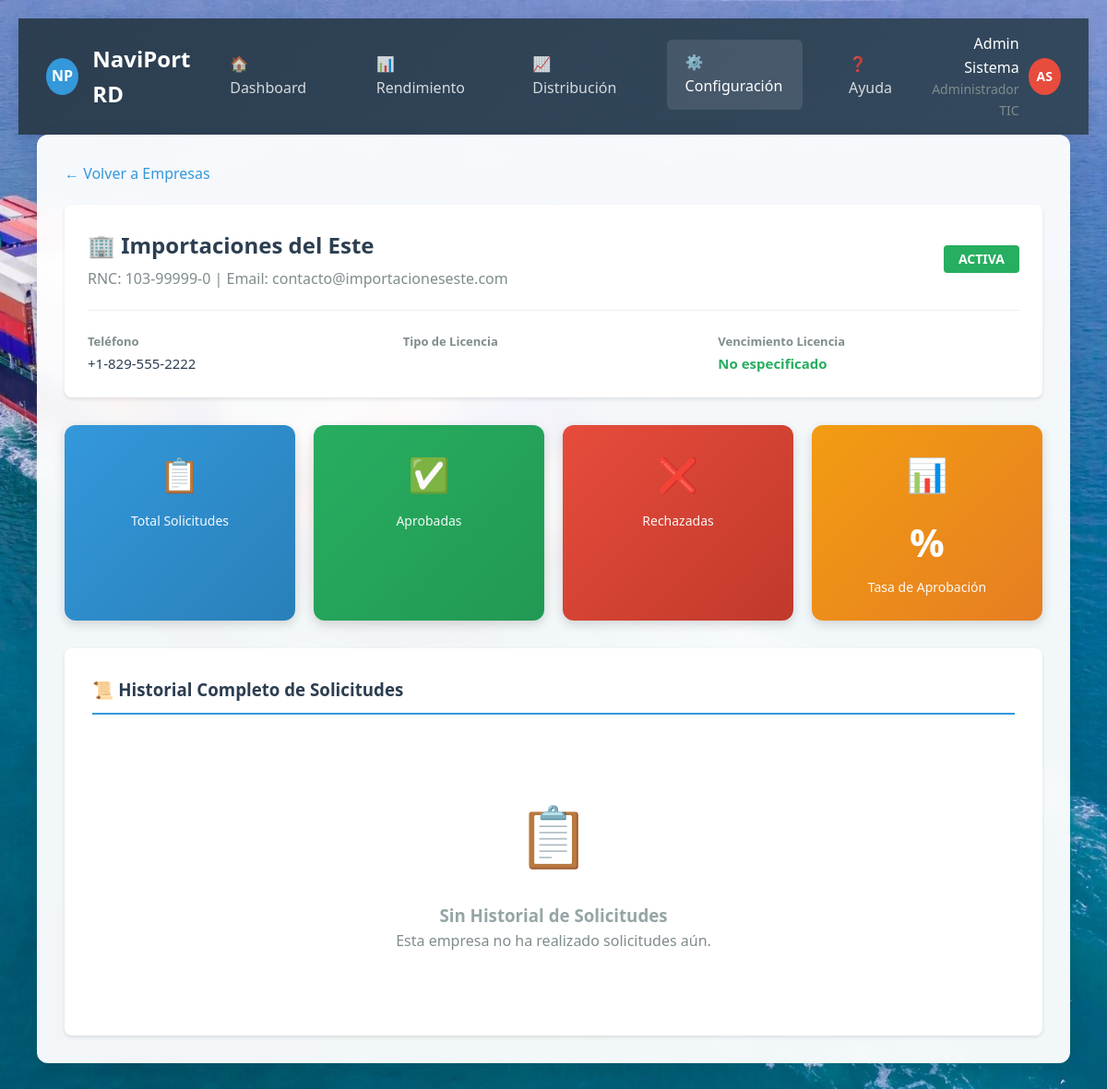
The page /evaluacion/empresas/5/historial-evaluaciones/ (signed in) on the database its author committed.
### accounts/models.py (models this page shows, shortened)
class User(AbstractUser):
    ROLE_CHOICES = [
        ('solicitante', 'Solicitante'),
        ('evaluador', 'Evaluador Portuario'),
        ('supervisor', 'Supervisor'),
        ('admin_tic', 'Administrador TIC'),
        ('oficial_acceso', 'Oficial de Acceso Físico'),
        ('direccion', 'Dirección Logística'),
    ]
    role = models.CharField(
        max_length=20,
        choices=ROLE_CHOICES,
        default='solicitante',
        verbose_name='Rol'
    )
    cedula_rnc = models.CharField(
        max_length=20,
        unique=True,
        validators=[
            RegexValidator(
                regex=r'^(\d{3}-\d{7}-\d{1}|\d{3}-\d{5}-\d{1})$',
                message='Formato inválido. Use XXX-XXXXXXX-X para cédula o XXX-XXXXX-X para RNC'
            )
        ],
        verbose_name='Cédula/RNC'
    )
    telefono = models.CharField(
        max_length=15,
        blank=True,
        validators=[
            RegexValidator(
                regex=r'^\+?1?\d{9,15}$',
                message='Número de teléfono inválido'
            )
        ],
        verbose_name='Teléfono'
    )
    empresa = models.ForeignKey(
        'Empresa',
        on_delete=models.SET_NULL,
        null=True,
        blank=True,
        related_name='usuarios',
        verbose_name='Empresa'
    )
    es_admin_empresa = models.BooleanField(default=False, verbose_name='Admin de Empresa')
    puede_crear_usuarios = models.BooleanField(default=False, verbose_name='Puede Crear Usuarios')
    activo = models.BooleanField(default=True, verbose_name='Activo')
    created_at = models.DateTimeField(auto_now_add=True, verbose_name='Creado el')
    updated_at = models.DateTimeField(auto_now=True, verbose_name='Actualizado el')
    failed_login_attempts = models.PositiveIntegerField(default=0, verbose_name='Intentos fallidos')
    is_locked = models.BooleanField(default=False, verbose_name='Bloqueado')
    locked_until = models.DateTimeField(null=True, blank=True, verbose_name='Bloqueado hasta')
    last_login_ip = models.GenericIPAddressField(null=True, blank=True, verbose_name='Última IP')
    class Meta:
        verbose_name = 'Usuario'
        verbose_name_plural = 'Usuarios'
        ordering = ['-created_at']
    def get_display_name(self):
        return self.get_full_name() or self.username
    def get_role_display_with_admin(self):
        role_display = self.get_role_display()
        if self.es_admin_empresa and self.role == 'solicitante':
            return f"{role_display} (Administrador)"
        return role_display

class Empresa(models.Model):
    rnc = models.CharField(
        max_length=15,
        unique=True,
        validators=[
            RegexValidator(
                regex=r'^\d{3}-\d{5}-\d{1}$',
                message='Formato inválido. Use XXX-XXXXX-X para RNC'
            )
        ],
        verbose_name='RNC'
    )
    nombre = models.CharField(max_length=200, verbose_name='Nombre')
    telefono = models.CharField(
        max_length=15,
        blank=True,
        validators=[
            RegexValidator(
                regex=r'^\+?1?\d{9,15}$',
                message='Número de teléfono inválido'
            )
        ],
        verbose_name='Teléfono'
    )
    email = models.EmailField(verbose_name='Email')
    representante_legal = models.ForeignKey(
        User,
        on_delete=models.CASCADE,
        related_name='empresas_representadas',
        verbose_name='Representante Legal'
    )
    activa = models.BooleanField(default=True, verbose_name='Activa')
    verificada = models.BooleanField(default=False, verbose_name='Verificada')
    certificado_rnc = models.FileField(
        upload_to='empresas/certificados/',
        blank=True,
        verbose_name='Certificado RNC'
    )
    numero_licencia = models.CharField(
        max_length=20,
        unique=True,
        blank=True,
        null=True,
        verbose_name='Número de Licencia'
    )
    fecha_expedicion_licencia = models.DateField(
        blank=True,
        null=True,
        verbose_name='Fecha de Expedición'
    )
    fecha_expiracion_licencia = models.DateField(
        blank=True,
        null=True,
        verbose_name='Fecha de Expiración'
    )
    fecha_expiracion_contrato = models.DateField(
        blank=True,
        null=True,
        verbose_name='Expiración Contrato'
    )
    tipo_licencia = models.ForeignKey(
        'evaluacion.TipoLicencia',
        on_delete=models.SET_NULL,
        blank=True,
        null=True,
        related_name='empresas_asignadas',
        verbose_name='Tipo de Licencia',
        help_text='Tipo de licencia que determina los servicios base autorizados'
    )
    servicios_autorizados = models.ManyToManyField(
        'evaluacion.Servicio',
        related_name='empresas_autorizadas',
        blank=True,
        verbose_name='Servicios Autorizados',
        help_text='Servicios específicos que la empresa está autorizada a ofrecer'
    )
    puede_solicitud_excepcional = models.BooleanField(
        default=False,
        verbose_name='Permite Solicitud Excepcional',
        help_text='Si está habilitado, la empresa puede realizar solicitudes excepcionales aprobadas por supervisión'
    )
    created_at = models.DateTimeField(auto_now_add=True, verbose_name='Registrada el')
    updated_at = models.DateTimeField(auto_now=True, verbose_name='Actualizada el')
    class Meta:
        verbose_name = 'Empresa'
        verbose_name_plural = 'Empresas'
        ordering = ['-created_at']

### evaluacion/views.py (the view)
# urls.py: path('empresas/<int:empresa_id>/historial-evaluaciones/', historial_evaluaciones_empresa, name='historial_evaluaciones_empresa'),
@login_required
@role_required('evaluador', 'supervisor', 'admin_tic')
def historial_evaluaciones_empresa(request, empresa_id):
    empresa = get_object_or_404(Empresa, id=empresa_id)
    solicitudes = Solicitud.objects.filter(empresa=empresa).select_related(
        'evaluador_asignado',
        'solicitante',
        'puerto_destino',
        'motivo_acceso'
    ).prefetch_related(
        'personal',
        'vehiculos'
    ).order_by('-creada_el')
    total_solicitudes = solicitudes.count()
    aprobadas = solicitudes.filter(estado='aprobada').count()
    rechazadas = solicitudes.filter(estado='rechazada').count()
    pendientes = solicitudes.filter(estado__in=['pendiente', 'en_revision']).count()
    tasa_aprobacion = round((aprobadas / total_solicitudes * 100), 1) if total_solicitudes > 0 else 0
    primera_solicitud = solicitudes.last()
    ultima_solicitud = solicitudes.first()
    paginator = Paginator(solicitudes, 15)
    page = request.GET.get('page')
    solicitudes_page = paginator.get_page(page)
    context = {
        'empresa': empresa,
        'solicitudes': solicitudes_page,
        'stats': {
            'total': total_solicitudes,
            'aprobadas': aprobadas,
            'rechazadas': rechazadas,
            'pendientes': pendientes,
            'tasa_aprobacion': tasa_aprobacion,
        },
        'primera_solicitud': primera_solicitud,
        'ultima_solicitud': ultima_solicitud,
    }
    return render(request, 'evaluacion/dashboard/historial_empresa.html', context)

### templates/evaluacion/dashboard/historial_empresa.html (shortened to what this page needs)
{% extends 'base.html' %}
{% block content %}
{% include 'includes/navbar_evaluador.html' with active_page='config' %}
<div class="content-area">
    <div style="margin-bottom: 20px;">
        <a href="{% url 'evaluacion:gestionar_empresas' %}" style="color: #3498db; text-decoration: none;">← Volver a Empresas</a>
    </div>
    <div style="background: white; padding: 25px; border-radius: 8px; margin-bottom: 30px; box-shadow: 0 2px 4px rgba(0,0,0,0.1);">
        <div style="display: flex; align-items: center; justify-content: space-between; margin-bottom: 20px;">
            <div>
                <h2 style="color: #2c3e50; margin: 0 0 5px 0;">
                    🏢 {{ empresa.nombre }}
                </h2>
                <p style="color: #7f8c8d; margin: 0;">
                    RNC: {{ empresa.rnc }} | Email: {{ empresa.email }}
                </p>
            </div>
            <div>
                <span class="badge badge-{{ empresa.activa|yesno:'activa,inactiva' }}" style="font-size: 14px; padding: 8px 16px;">
                    {{ empresa.activa|yesno:'Activa,Inactiva' }}
                </span>
            </div>
        </div>
        <div class="info-grid" style="display: grid; grid-template-columns: repeat(3, 1fr); gap: 15px; padding-top: 20px; border-top: 1px solid #ecf0f1;">
            <div>
                <label style="color: #7f8c8d; font-size: 13px; font-weight: 600;">Teléfono</label>
                <div style="color: #2c3e50; font-size: 15px;">{{ empresa.telefono|default:"No especificado" }}</div>
            </div>
            <div>
                <label style="color: #7f8c8d; font-size: 13px; font-weight: 600;">Tipo de Licencia</label>
            </div>
            <div>
                <label style="color: #7f8c8d; font-size: 13px; font-weight: 600;">Vencimiento Licencia</label>
                <div style="color: {% if empresa.licencia_vencida %}#e74c3c{% else %}#27ae60{% endif %}; font-size: 15px; font-weight: 600;">
                    {{ empresa.fecha_vencimiento|date:"d/m/Y"|default:"No especificado" }}
                </div>
            </div>
        </div>
    </div>
    <div style="display: grid; grid-template-columns: repeat(4, 1fr); gap: 20px; margin-bottom: 30px;">
        <div class="stat-card" style="background: linear-gradient(135deg, #3498db 0%, #2980b9 100%);">
            <div class="stat-icon">📋</div>
            <div class="stat-label">Total Solicitudes</div>
        </div>
        <div class="stat-card" style="background: linear-gradient(135deg, #27ae60 0%, #229954 100%);">
            <div class="stat-icon">✅</div>
            <div class="stat-label">Aprobadas</div>
        </div>
        <div class="stat-card" style="background: linear-gradient(135deg, #e74c3c 0%, #c0392b 100%);">
            <div class="stat-icon">❌</div>
            <div class="stat-label">Rechazadas</div>
        </div>
        <div class="stat-card" style="background: linear-gradient(135deg, #f39c12 0%, #e67e22 100%);">
            <div class="stat-icon">📊</div>
            <div class="stat-value">{{ tasa_aprobacion }}%</div>
            <div class="stat-label">Tasa de Aprobación</div>
        </div>
    </div>
    <div style="background: white; padding: 30px; border-radius: 8px; box-shadow: 0 2px 4px rgba(0,0,0,0.1);">
        <h3 style="color: #2c3e50; margin-bottom: 20px; border-bottom: 2px solid #3498db; padding-bottom: 10px;">
            📜 Historial Completo de Solicitudes
        </h3>
        {% if solicitudes %}
        <div style="overflow-x: auto;">
            <table class="table-modern">
                <thead>
                    <tr>
                        <th>Código</th>
                        <th>Tipo de Servicio</th>
                        <th>Puerto</th>
                        <th>Fecha Creación</th>
                        <th>Evaluador</th>
                        <th>Estado</th>
                        <th>Fecha Evaluación</th>
                        <th>Observaciones</th>
                        <th>Acciones</th>
                    </tr>
                </thead>
                <tbody>
                    {% for solicitud in solicitudes %}
                    <tr>
                        <td style="font-weight: 600; color: #2c3e50;">
                            {{ solicitud.codigo }}
                        </td>
                        <td>{{ solicitud.tipo_servicio.nombre }}</td>
                        <td>{{ solicitud.puerto.nombre }}</td>
                        <td style="color: #7f8c8d; font-size: 13px;">
                            {{ solicitud.creada_el|date:"d/m/Y H:i" }}
                        </td>
                        <td>
                            {% if solicitud.evaluador %}
                                <span style="color: #2c3e50;">{{ solicitud.evaluador.get_full_name }}</span>
                            {% else %}
                                <span style="color: #95a5a6; font-style: italic;">Sin asignar</span>
                            {% endif %}
                        </td>
                        <td>
                            <span class="badge badge-{{ solicitud.estado }}">
                                {{ solicitud.get_estado_display }}
                            </span>
                        </td>
                        <td style="color: #7f8c8d; font-size: 13px;">
                            {% if solicitud.fecha_evaluacion %}
                                {{ solicitud.fecha_evaluacion|date:"d/m/Y H:i" }}
                            {% else %}
                                <span style="color: #95a5a6;">-</span>
                            {% endif %}
                        </td>
                        <td>
                            {% if solicitud.observaciones %}
                                <button class="btn-small btn-info" onclick="mostrarObservaciones('{{ solicitud.codigo }}', `{{ solicitud.observaciones|escapejs }}`)">
                                    👁️ Ver
                                </button>
                            {% else %}
                                <span style="color: #95a5a6;">-</span>
                            {% endif %}
                        </td>
                        <td>
                            <a href="{% url 'evaluacion:evaluar_solicitud' solicitud.id %}" class="btn-small btn-primary">
                                📄 Ver Detalle
                            </a>
                        </td>
                    </tr>
                    {% endfor %}
                </tbody>
            </table>
        </div>
        {% if solicitudes.has_other_pages %}
        <div style="display: flex; justify-content: center; align-items: center; margin-top: 30px; gap: 10px;">
            {% if solicitudes.has_previous %}
                <a href="?page=1" class="pagination-btn">« Primera</a>
                <a href="?page={{ solicitudes.previous_page_number }}" class="pagination-btn">‹ Anterior</a>
            {% endif %}
            <div style="color: #2c3e50; font-weight: 600; padding: 0 20px;">
                Página {{ solicitudes.number }} de {{ solicitudes.paginator.num_pages }}
            </div>
            {% if solicitudes.has_next %}
                <a href="?page={{ solicitudes.next_page_number }}" class="pagination-btn">Siguiente ›</a>
                <a href="?page={{ solicitudes.paginator.num_pages }}" class="pagination-btn">Última »</a>
            {% endif %}
        </div>
        {% endif %}
        {% else %}
        <div style="text-align: center; padding: 60px 20px; color: #7f8c8d;">
            <div style="font-size: 64px; margin-bottom: 20px;">📋</div>
            <h3 style="color: #95a5a6;">Sin Historial de Solicitudes</h3>
            <p>Esta empresa no ha realizado solicitudes aún.</p>
        </div>
        {% endif %}
    </div>
</div>
{% endblock %}

### templates/includes/navbar_evaluador.html (shortened to what this page needs)
<div class="navbar">
    <div class="navbar-brand">
        <div class="logo">NP</div>
        NaviPort RD
    </div>
    <ul class="navbar-menu">
        <li {% if active_page == 'dashboard' %}class="active"{% endif %}>
            <a href="{% url 'evaluacion:dashboard' %}" style="color: inherit; text-decoration: none;">🏠 Dashboard</a>
        </li>
        <li {% if active_page == 'rendimiento' %}class="active"{% endif %}>
            <a href="{% url 'evaluacion:dashboard_rendimiento' %}" style="color: inherit; text-decoration: none;">📊 Rendimiento</a>
        </li>
        <li {% if active_page == 'distribucion' %}class="active"{% endif %}>
            <a href="{% url 'evaluacion:distribucion_evaluadores' %}" style="color: inherit; text-decoration: none;">📈 Distribución</a>
        </li>
        <li {% if active_page == 'config' %}class="active"{% endif %}>
            <a href="{% url 'evaluacion:configuracion' %}" style="color: inherit; text-decoration: none;">⚙️ Configuración</a>
        </li>
        <li {% if active_page == 'ayuda' %}class="active"{% endif %}>
            <a href="{% url 'accounts:ayuda' %}" style="color: inherit; text-decoration: none;">❓ Ayuda</a>
        </li>
    </ul>
    <div class="navbar-user">
        <div style="text-align: right; margin-right: 10px;">
            <div class="user-name">{{ user.get_display_name }}</div>
            <div style="font-size: 14px; color: #7f8c8d;">{{ user.get_role_display_with_admin }}</div>
        </div>
        <div class="user-avatar">{{ user.get_display_name|slice:':1'|upper }}{{ user.last_name|slice:':1'|upper }}</div>
    </div>
</div>

### rows shown on the page
User: get_display_name "Admin Sistema", get_role_display_with_admin "Administrador TIC", get_display_name "A", last_name "S"
Empresa: nombre "Importaciones del Este", rnc "103-99999-0", email "contacto@importacioneseste.com", activa "ACTIVA", telefono "+1-829-555-2222"

### other values the page prints
{{ empresa.fecha_vencimiento|date:"d/m/Y"|default:"No especificado" }} "No especificado"
